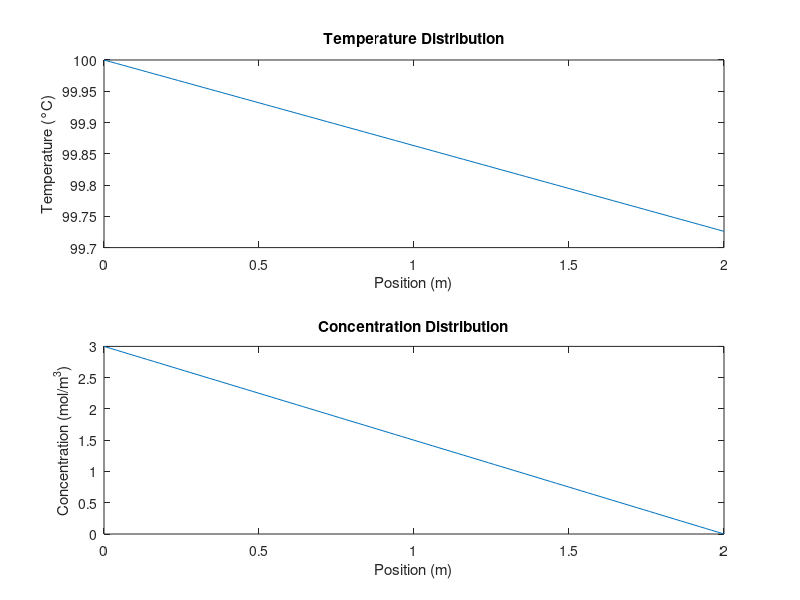

Here is the MATLAB script that generated this plot:
% Constants and parameters
L = 2;                      % Length of the copper bar (m)
T0 = 100;                   % Initial temperature (°C)
phi0 = 3;                   % Initial concentration (mol/m^3)
phi2 = 0;                   % Concentration at x=L (mol/m^3)
q = 10;                     % Heat flux at x=L (W/m^2)
k = 73;                    % Thermal conductivity (W/m°C)
D = 2.3e-5;                % Diffusion coefficient (m^2/s)

% Discretization
N = 100;                    % Number of points for discretization
dx = L / N;                 % Step size
x = linspace(0, L, N+1);    % Spatial grid

% Initialize temperature and concentration arrays
T = ones(1, N+1) * T0;      % Temperature array
phi = ones(1, N+1) * phi0;  % Concentration array

% Fourier's Law for steady-state heat conduction
dTdx = -q / k;
T = T0 + dTdx * x;

% Fick's first law of diffusion
dphidx = (phi0 - phi2) / L;
phi = phi0 - dphidx * x;

% Plot temperature and concentration distributions
figure;
subplot(2,1,1);
plot(x, T);
xlabel('Position (m)');
ylabel('Temperature (°C)');
title('Temperature Distribution');

subplot(2,1,2);
plot(x, phi);
xlabel('Position (m)');
ylabel('Concentration (mol/m^3)');
title('Concentration Distribution');
